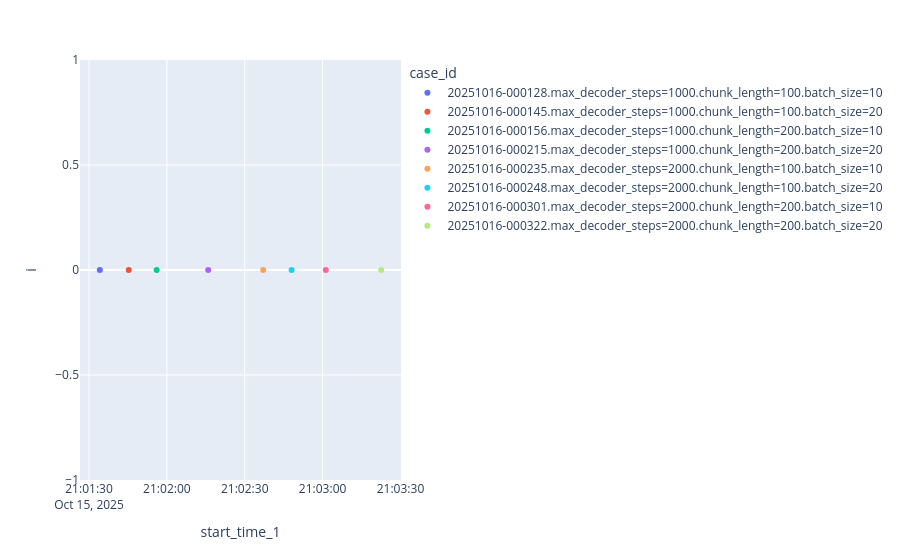

The notebook cell saved with this chart:
### Code cell
px.scatter(df_episodes, x = "start_time_1", y = "i", color= 'case_id')

### Figure 1 — Plotly figure (JSON) as saved in the notebook; plotly's stock layout.template omitted (floating-point values rounded to 4 significant figures)
{"data": [{"hovertemplate": "case_id=20251016-000128.max_decoder_steps=1000.chunk_length=100.batch_size=10<br>start_time_1=%{x}<br>i=%{y}<extra></extra>", "legendgroup": "20251016-000128.max_decoder_steps=1000.chunk_length=100.batch_size=10", "marker": {"color": "#636efa", "symbol": "circle"}, "mode": "markers", "name": "20251016-000128.max_decoder_steps=1000.chunk_length=100.batch_size=10", "orientation": "v", "showlegend": true, "type": "scatter", "x": ["2025-10-15T21:01:34.156844", "2025-10-15T21:01:34.154481"], "xaxis": "x", "y": [0, null], "yaxis": "y"}, {"hovertemplate": "case_id=20251016-000145.max_decoder_steps=1000.chunk_length=100.batch_size=20<br>start_time_1=%{x}<br>i=%{y}<extra></extra>", "legendgroup": "20251016-000145.max_decoder_steps=1000.chunk_length=100.batch_size=20", "marker": {"color": "#EF553B", "symbol": "circle"}, "mode": "markers", "name": "20251016-000145.max_decoder_steps=1000.chunk_length=100.batch_size=20", "orientation": "v", "showlegend": true, "type": "scatter", "x": ["2025-10-15T21:01:45.301332", "2025-10-15T21:01:45.299059"], "xaxis": "x", "y": [0, null], "yaxis": "y"}, {"hovertemplate": "case_id=20251016-000156.max_decoder_steps=1000.chunk_length=200.batch_size=10<br>start_time_1=%{x}<br>i=%{y}<extra></extra>", "legendgroup": "20251016-000156.max_decoder_steps=1000.chunk_length=200.batch_size=10", "marker": {"color": "#00cc96", "symbol": "circle"}, "mode": "markers", "name": "20251016-000156.max_decoder_steps=1000.chunk_length=200.batch_size=10", "orientation": "v", "showlegend": true, "type": "scatter", "x": ["2025-10-15T21:01:56.061984", "2025-10-15T21:01:56.060286"], "xaxis": "x", "y": [0, null], "yaxis": "y"}, {"hovertemplate": "case_id=20251016-000215.max_decoder_steps=1000.chunk_length=200.batch_size=20<br>start_time_1=%{x}<br>i=%{y}<extra></extra>", "legendgroup": "20251016-000215.max_decoder_steps=1000.chunk_length=200.batch_size=20", "marker": {"color": "#ab63fa", "symbol": "circle"}, "mode": "markers", "name": "20251016-000215.max_decoder_steps=1000.chunk_length=200.batch_size=20", "orientation": "v", "showlegend": true, "type": "scatter", "x": ["2025-10-15T21:02:15.915006", "2025-10-15T21:02:15.911258"], "xaxis": "x", "y": [0, null], "yaxis": "y"}, {"hovertemplate": "case_id=20251016-000235.max_decoder_steps=2000.chunk_length=100.batch_size=10<br>start_time_1=%{x}<br>i=%{y}<extra></extra>", "legendgroup": "20251016-000235.max_decoder_steps=2000.chunk_length=100.batch_size=10", "marker": {"color": "#FFA15A", "symbol": "circle"}, "mode": "markers", "name": "20251016-000235.max_decoder_steps=2000.chunk_length=100.batch_size=10", "orientation": "v", "showlegend": true, "type": "scatter", "x": ["2025-10-15T21:02:37.099613", "2025-10-15T21:02:37.096722"], "xaxis": "x", "y": [0, null], "yaxis": "y"}, {"hovertemplate": "case_id=20251016-000248.max_decoder_steps=2000.chunk_length=100.batch_size=20<br>start_time_1=%{x}<br>i=%{y}<extra></extra>", "legendgroup": "20251016-000248.max_decoder_steps=2000.chunk_length=100.batch_size=20", "marker": {"color": "#19d3f3", "symbol": "circle"}, "mode": "markers", "name": "20251016-000248.max_decoder_steps=2000.chunk_length=100.batch_size=20", "orientation": "v", "showlegend": true, "type": "scatter", "x": ["2025-10-15T21:02:48.073814", "2025-10-15T21:02:48.072421"], "xaxis": "x", "y": [0, null], "yaxis": "y"}, {"hovertemplate": "case_id=20251016-000301.max_decoder_steps=2000.chunk_length=200.batch_size=10<br>start_time_1=%{x}<br>i=%{y}<extra></extra>", "legendgroup": "20251016-000301.max_decoder_steps=2000.chunk_length=200.batch_size=10", "marker": {"color": "#FF6692", "symbol": "circle"}, "mode": "markers", "name": "20251016-000301.max_decoder_steps=2000.chunk_length=200.batch_size=10", "orientation": "v", "showlegend": true, "type": "scatter", "x": ["2025-10-15T21:03:01.238082", "2025-10-15T21:03:01.235616"], "xaxis": "x", "y": [0, null], "yaxis": "y"}, {"hovertemplate": "case_id=20251016-000322.max_decoder_steps=2000.chunk_length=200.batch_size=20<br>start_time_1=%{x}<br>i=%{y}<extra></extra>", "legendgroup": "20251016-000322.max_decoder_steps=2000.chunk_length=200.batch_size=20", "marker": {"color": "#B6E880", "symbol": "circle"}, "mode": "markers", "name": "20251016-000322.max_decoder_steps=2000.chunk_length=200.batch_size=20", "orientation": "v", "showlegend": true, "type": "scatter", "x": ["2025-10-15T21:03:22.576928", "2025-10-15T21:03:22.574856"], "xaxis": "x", "y": [0, null], "yaxis": "y"}], "layout": {"legend": {"title": {"text": "case_id"}, "tracegroupgap": 0}, "margin": {"t": 60}, "xaxis": {"anchor": "y", "domain": [0, 1], "title": {"text": "start_time_1"}}, "yaxis": {"anchor": "x", "domain": [0, 1], "title": {"text": "i"}}}}
